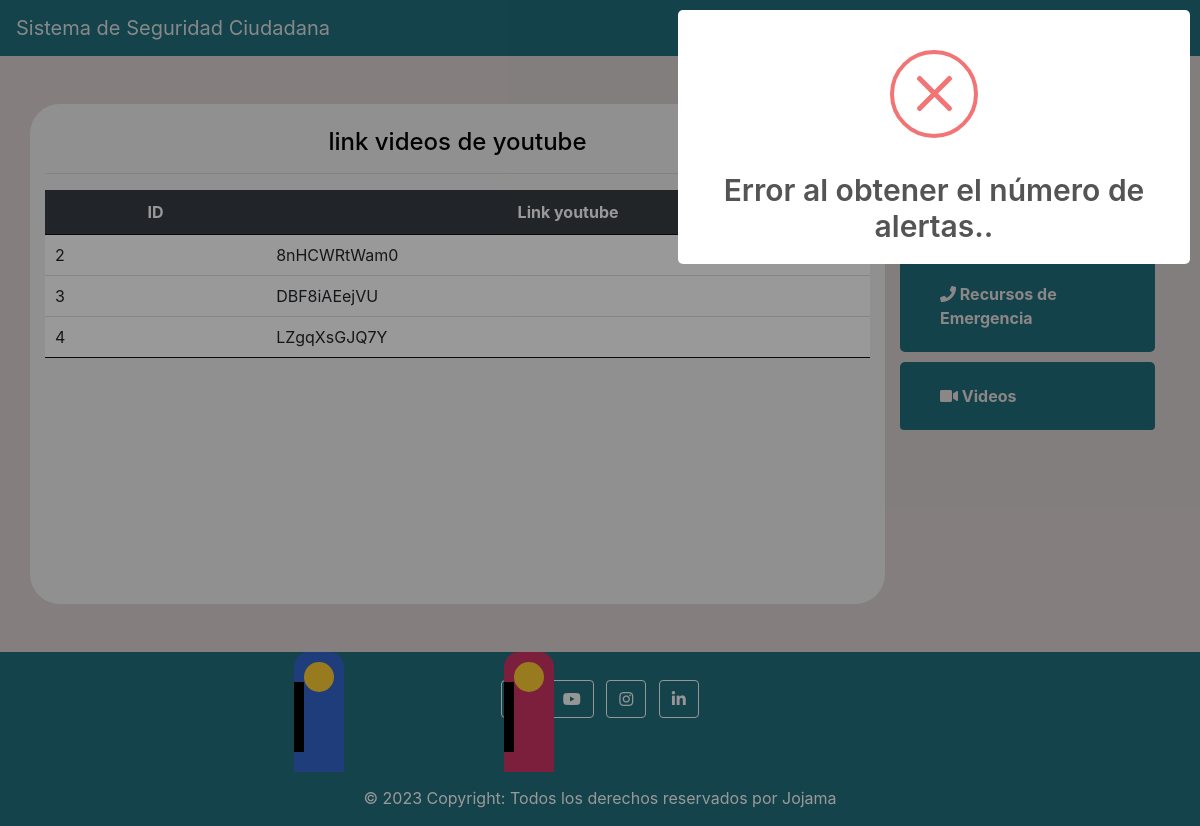
Before: /configuracion/link with the older database file.
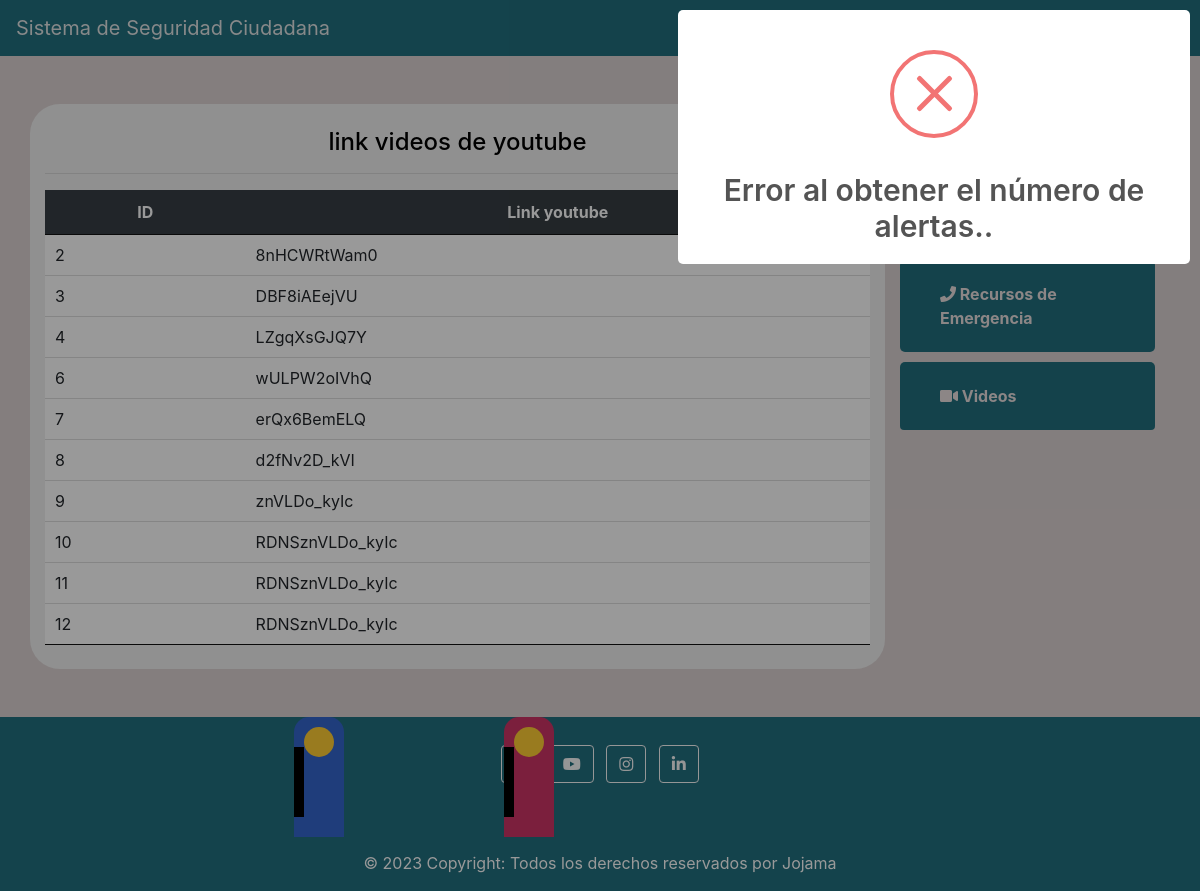
After: the same page with the newer database file.
### tables this page shows
CREATE TABLE `link` (
  `id` int(11) NOT NULL,
  `url` varchar(100) NOT NULL
);

### application/controllers/Panel.php (called while the page is built, shortened)
<?php
class Panel extends CI_Controller
{
	function __construct()
	{
		$this->load->model('ModelReporte');
	}
	public function listar_link()
	{
		$dato['link'] = $this->ModelReporte->listar_link();
		$this->load->view('template/header');
		$this->load->view('template/nabvar');
		$this->load->view('reporte/listar_link', $dato);
		$this->load->view('template/slider');
		$this->load->view('template/footer');
	}
}

### index.php (called while the page is built, shortened)
<?php
require_once BASEPATH.'core/CodeIgniter.php';

### application/models/ModelReporte.php (called while the page is built, shortened)
<?php
class ModelReporte extends CI_Model
{
	public function listar_link()
	{
		$this->db->select('*');
		$this->db->from('link');
		return $this->db->get()->result();
	}
	public function get_Session()
	{
		$this->db->select('*');
		$this->db->from('session_temporal');
		return $this->db->get()->result();
	}
}

### application/views/reporte/listar_link.php (the view, shortened to what this page needs)
<main>
    <div class="container mt-5">
        <div class="row justify-content-center">
            <div style="background-color:#f0f0f0; text-align: center; border-radius:30px; " id="vista-alertas" class="col-md-9">
            <br>
                <h4 style="background-color:#f0f0f0; color:black">link videos de youtube</h4>
                <hr>
                <table id="tabla-link" class="display" style="width:100%">
                    <thead>
                        <tr>
                            <th>ID</th>
                            <th>Link youtube</th>
                        </tr>
                    </thead>
                    <tbody>
                        <?php foreach ($link as $linke) : ?>
                            <tr>
                                <td style="text-align: left;"><?= $linke->id ?></td>
                                <td style="text-align: left;"><?= $linke->url ?></td>
                            </tr>
                        <?php endforeach; ?>
                    </tbody>
                </table>
                <br>
            </div>

Changed rows visible on the page:
added link: id "6", url "wULPW2oIVhQ"
added link: id "7", url "erQx6BemELQ"
added link: id "8", url "d2fNv2D_kVI"
added link: id "9", url "znVLDo_kyIc"
added link: id "10", url "RDNSznVLDo_kyIc"
added link: id "11", url "RDNSznVLDo_kyIc"
added link: id "12", url "RDNSznVLDo_kyIc"
